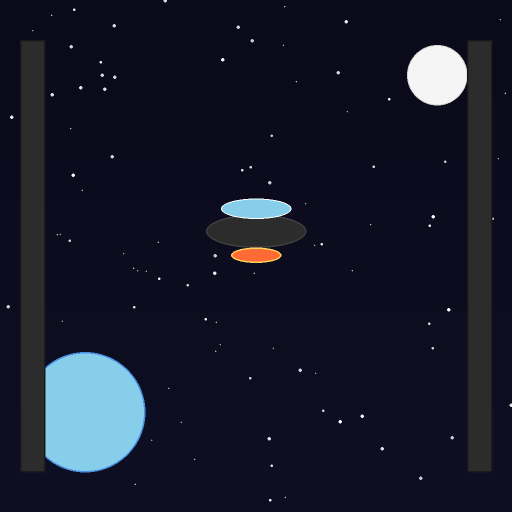
#> input picture assets/app-icon.png, 1024 x 1024 px (shown at 1/2 size)
$ python extract_assets.py assets/app-icon.png
#> lines starting #> are read from the running program, lines starting #| are printed output that depends on the picture; after the words box and inside, x2 and y2 are one past the last pixel; in counts of white or black regions, pixels touching at a corner belong together
#> in extract_icon, image is the input picture: shape (1024, 1024, 3); mean B, G, R 43, 26.2, 23.5
#!/usr/bin/env python3
"""
Asset Extraction Script for Cosmic Dash
Extracts app icon and splash screen from a combined image
"""

import cv2
import numpy as np
import os
from PIL import Image, ImageDraw, ImageFont
import argparse

def detect_rounded_rectangle(image):
    """
    Detect rounded rectangle (app icon) in the image
    """
    # Convert to grayscale
    gray = cv2.cvtColor(image, cv2.COLOR_BGR2GRAY)
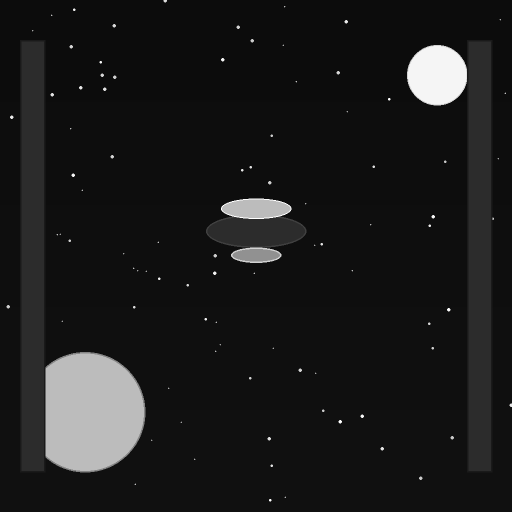
#> gray: shape (1024, 1024) (shown at 1/2 size); min 12, max 255, mean 27.2

    # Apply edge detection
    edges = cv2.Canny(gray, 50, 150)
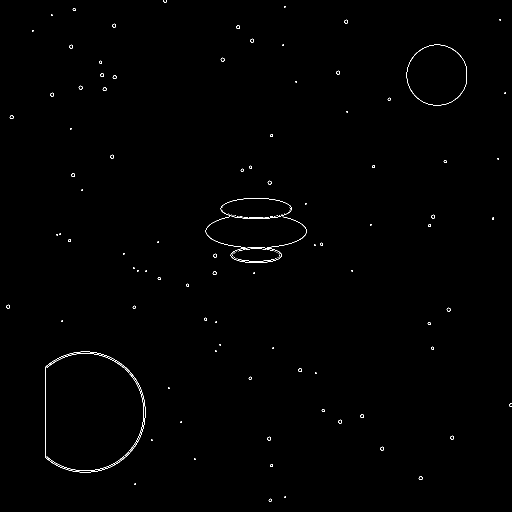
#> edges: shape (1024, 1024) (shown at 1/2 size); 0.39% white in thin lines or dots

    # Find contours
    contours, _ = cv2.findContours(edges, cv2.RETR_EXTERNAL, cv2.CHAIN_APPROX_SIMPLE)
#> contours = 93 contours, 61 with area under 20; largest, box (x1, y1, x2, y2) and area: (90, 703, 292, 945) 40532, (813, 89, 934, 211) 11505, (441, 396, 583, 438) 4562, (461, 494, 563, 526) 2466, (837, 952, 845, 960) 36

    # Find the largest contour (should be the app icon)
    if contours:
        largest_contour = max(contours, key=cv2.contourArea)
#> largest_contour = contour of 268 points, box (x1, y1, x2, y2) (90, 703, 292, 945), area 40532

        # Get bounding rectangle
        x, y, w, h = cv2.boundingRect(largest_contour)
#> x = 90; y = 703; w = 202; h = 242

        # Add padding to ensure we get the full icon
        padding = 20
        x = max(0, x - padding)
#> x = 70
        y = max(0, y - padding)
#> y = 683
        w = min(image.shape[1] - x, w + 2 * padding)
#> w = 242
        h = min(image.shape[0] - y, h + 2 * padding)
#> h = 282

        return (x, y, w, h)

    return None

def detect_rectangle(image):
    """
    Detect rectangular splash screen in the image
    """
    # Convert to grayscale
    gray = cv2.cvtColor(image, cv2.COLOR_BGR2GRAY)

    # Apply edge detection
    edges = cv2.Canny(gray, 50, 150)

    # Find contours
    contours, _ = cv2.findContours(edges, cv2.RETR_EXTERNAL, cv2.CHAIN_APPROX_SIMPLE)

    # Find rectangular contours (splash screen should be more rectangular)
    rectangles = []
    for contour in contours:
        area = cv2.contourArea(contour)
        if area > 1000:  # Filter out small contours
            x, y, w, h = cv2.boundingRect(contour)
            aspect_ratio = w / h if h > 0 else 0

            # Look for rectangular shapes (aspect ratio between 0.3 and 0.8 for splash screen)
            if 0.3 <= aspect_ratio <= 0.8:
                rectangles.append((x, y, w, h, area))
                print(f"Found rectangle: {x}, {y}, {w}, {h}, aspect_ratio: {aspect_ratio:.2f}, area: {area}")

    if rectangles:
        # Get the largest rectangular contour
        largest_rect = max(rectangles, key=lambda x: x[4])
        x, y, w, h, _ = largest_rect

        # Add padding
        padding = 20
        x = max(0, x - padding)
        y = max(0, y - padding)
        w = min(image.shape[1] - x, w + 2 * padding)
        h = min(image.shape[0] - y, h + 2 * padding)

        return (x, y, w, h)

    return None

def extract_icon(image_path, output_dir="extracted_assets"):
    """
    Extract app icon from the image
    """
    # Read image
    image = cv2.imread(image_path)
    if image is None:
        print(f"Error: Could not read image {image_path}")
        return None

    # Detect app icon
    icon_bbox = detect_rounded_rectangle(image)
#> icon_bbox = (70, 683, 242, 282)
    if icon_bbox is None:
        print("Could not detect app icon")
        return None

    x, y, w, h = icon_bbox
#> x = 70; y = 683; w = 242; h = 282

    # Crop the icon
    icon = image[y:y+h, x:x+w]
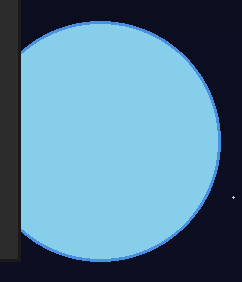
#> icon: shape (282, 242, 3); mean B, G, R 153.4, 128.4, 86.3

    # Resize to 1024x1024 (Expo app icon size)
    icon_resized = cv2.resize(icon, (1024, 1024))
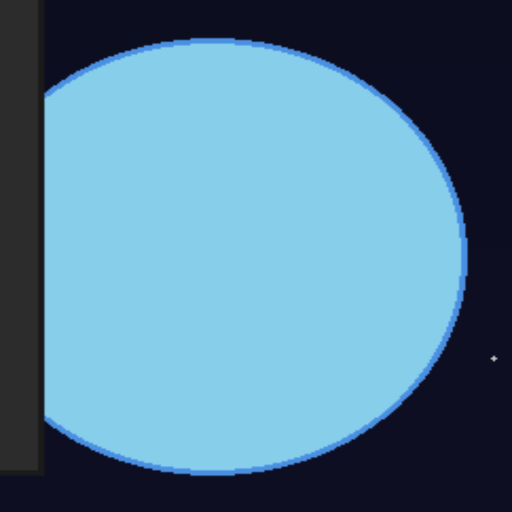
#> icon_resized: shape (1024, 1024, 3) (shown at 1/2 size); mean B, G, R 153.4, 128.4, 86.3

    # Create output directory
    os.makedirs(output_dir, exist_ok=True)

    # Save icon
    icon_path = os.path.join(output_dir, "app-icon.png")
    cv2.imwrite(icon_path, icon_resized)

    print(f"App icon extracted and saved to: {icon_path}")
    return icon_path

def extract_splash_screen(image_path, output_dir="extracted_assets"):
    """
    Extract splash screen from the image
    """
    # Read image
    image = cv2.imread(image_path)
    if image is None:
        print(f"Error: Could not read image {image_path}")
        return None

    # Detect splash screen
    splash_bbox = detect_rectangle(image)
#> the loop in detect_rectangle, `for contour in contours:` made 93 passes
#> (area, x, y, w, h, aspect_ratio) on passes 20, 42, 56, 81: (40532, 90, 703, 202, 242, 0.835), (2466, 461, 494, 102, 32, 3.19), (4562, 441, 396, 142, 42, 3.38), (11505, 813, 89, 121, 122, 0.992)
#> area on passes 4, 7, 9, 10, 12, 13: 36, 36, 36, 36, 36, 36
#> after the loop in detect_rectangle, `for contour in contours:`: rectangles = []
    if splash_bbox is None:
        print("Could not detect splash screen")
        return None

    x, y, w, h = splash_bbox

    # Crop the splash screen
    splash = image[y:y+h, x:x+w]

    # Resize to 400x800 (Expo splash screen size)
    splash_resized = cv2.resize(splash, (400, 800))

    # Create output directory
    os.makedirs(output_dir, exist_ok=True)

    # Save splash screen
    splash_path = os.path.join(output_dir, "splash-screen.png")
    cv2.imwrite(splash_path, splash_resized)

    print(f"Splash screen extracted and saved to: {splash_path}")
    return splash_path

def create_svg_from_image(image_path, output_dir="extracted_assets"):
    """
    Create SVG versions from the extracted images
    """
    os.makedirs(output_dir, exist_ok=True)

    # App icon SVG template
    icon_svg = '''<svg width="1024" height="1024" viewBox="0 0 1024 1024" xmlns="http://www.w3.org/2000/svg">
  <defs>
    <radialGradient id="bg" cx="50%" cy="40%" r="70%">
      <stop offset="0%" stop-color="#0A0A1A"/>
      <stop offset="70%" stop-color="#0B0B2A"/>
      <stop offset="100%" stop-color="#08081E"/>
    </radialGradient>
    <radialGradient id="planet" cx="40%" cy="40%" r="60%">
      <stop offset="0%" stop-color="#87CEEB"/>
      <stop offset="100%" stop-color="#4A90E2"/>
    </radialGradient>
    <radialGradient id="moon" cx="30%" cy="30%" r="70%">
      <stop offset="0%" stop-color="#F5F5F5"/>
      <stop offset="100%" stop-color="#D3D3D3"/>
    </radialGradient>
    <linearGradient id="ufo" x1="0%" y1="0%" x2="0%" y2="100%">
      <stop offset="0%" stop-color="#2C2C2C"/>
      <stop offset="50%" stop-color="#404040"/>
      <stop offset="100%" stop-color="#1A1A1A"/>
    </linearGradient>
    <radialGradient id="ufoDome" cx="50%" cy="30%" r="70%">
      <stop offset="0%" stop-color="#87CEEB"/>
      <stop offset="100%" stop-color="#4A90E2"/>
    </radialGradient>
    <symbol id="star">
      <circle r="1.2" fill="#FFFFFF" opacity="0.8"/>
    </symbol>
  </defs>
  <rect width="1024" height="1024" rx="200" fill="url(#bg)"/>
  <g opacity="0.7">
    <use href="#star" x="160" y="200"/>
    <use href="#star" x="320" y="150" transform="scale(0.85)"/>
    <use href="#star" x="520" y="230" transform="scale(1.1)"/>
    <use href="#star" x="740" y="180"/>
    <use href="#star" x="870" y="290" transform="scale(0.9)"/>
    <use href="#star" x="220" y="420" transform="scale(1.1)"/>
    <use href="#star" x="820" y="470" transform="scale(0.8)"/>
    <use href="#star" x="300" y="650"/>
    <use href="#star" x="520" y="710" transform="scale(0.9)"/>
    <use href="#star" x="780" y="760"/>
  </g>
  <g transform="translate(150, 750)">
    <circle cx="0" cy="0" r="50" fill="url(#planet)"/>
    <circle cx="-12" cy="-12" r="10" fill="#4A90E2" opacity="0.6"/>
    <circle cx="16" cy="8" r="6" fill="#4A90E2" opacity="0.4"/>
  </g>
  <g transform="translate(750, 180)">
    <circle cx="0" cy="0" r="35" fill="url(#moon)"/>
    <circle cx="-8" cy="-8" r="7" fill="#E0E0E0" opacity="0.6"/>
    <circle cx="12" cy="4" r="4" fill="#E0E0E0" opacity="0.4"/>
  </g>
  <g>
    <rect x="60" y="120" width="70" height="784" fill="#2C2C2C" rx="15"/>
    <rect x="70" y="140" width="50" height="744" fill="#1A1A1A" rx="12"/>
    <rect x="80" y="160" width="30" height="704" fill="#404040" rx="8"/>
    <rect x="894" y="120" width="70" height="784" fill="#2C2C2C" rx="15"/>
    <rect x="904" y="140" width="50" height="744" fill="#1A1A1A" rx="12"/>
    <rect x="914" y="160" width="30" height="704" fill="#404040" rx="8"/>
  </g>
  <g transform="translate(512, 480)">
    <ellipse cx="0" cy="0" rx="70" ry="22" fill="url(#ufo)"/>
    <ellipse cx="0" cy="0" rx="60" ry="18" fill="#1A1A1A" opacity="0.8"/>
    <ellipse cx="0" cy="-12" rx="45" ry="18" fill="url(#ufoDome)"/>
    <ellipse cx="0" cy="-12" rx="35" ry="14" fill="#4A90E2" opacity="0.6"/>
    <ellipse cx="-25" cy="0" rx="7" ry="3" fill="#FFD700"/>
    <ellipse cx="25" cy="0" rx="7" ry="3" fill="#FFD700"/>
    <ellipse cx="0" cy="8" rx="5" ry="2" fill="#FFD700"/>
    <ellipse cx="0" cy="25" rx="50" ry="18" fill="#FF6B35" opacity="0.8"/>
    <ellipse cx="0" cy="30" rx="35" ry="13" fill="#FFD700" opacity="0.9"/>
    <ellipse cx="0" cy="35" rx="18" ry="8" fill="#FFFFFF" opacity="0.7"/>
    <ellipse cx="0" cy="0" rx="85" ry="35" fill="#87CEEB" opacity="0.1"/>
  </g>
</svg>'''

    # Splash screen SVG template
    splash_svg = '''<svg width="400" height="800" viewBox="0 0 400 800" xmlns="http://www.w3.org/2000/svg">
  <defs>
    <linearGradient id="bg" x1="0" y1="0" x2="0" y2="1">
      <stop offset="0%" stop-color="#0A0A1A"/>
      <stop offset="60%" stop-color="#0B0B2A"/>
      <stop offset="100%" stop-color="#08081E"/>
    </linearGradient>
    <radialGradient id="planet" cx="40%" cy="40%" r="60%">
      <stop offset="0%" stop-color="#87CEEB"/>
      <stop offset="100%" stop-color="#4A90E2"/>
    </radialGradient>
    <radialGradient id="moon" cx="30%" cy="30%" r="70%">
      <stop offset="0%" stop-color="#F5F5F5"/>
      <stop offset="100%" stop-color="#D3D3D3"/>
    </radialGradient>
    <linearGradient id="ufo" x1="0%" y1="0%" x2="0%" y2="100%">
      <stop offset="0%" stop-color="#2C2C2C"/>
      <stop offset="50%" stop-color="#404040"/>
      <stop offset="100%" stop-color="#1A1A1A"/>
    </linearGradient>
    <radialGradient id="ufoDome" cx="50%" cy="30%" r="70%">
      <stop offset="0%" stop-color="#87CEEB"/>
      <stop offset="100%" stop-color="#4A90E2"/>
    </radialGradient>
    <symbol id="star">
      <circle r="1" fill="#FFFFFF" opacity="0.7"/>
    </symbol>
  </defs>
  <rect width="400" height="800" fill="url(#bg)"/>
  <g opacity="0.6">
    <use href="#star" x="36" y="72"/>
    <use href="#star" x="110" y="96" transform="scale(1.2)"/>
    <use href="#star" x="312" y="88" />
    <use href="#star" x="360" y="160" transform="scale(0.9)"/>
    <use href="#star" x="64" y="200"/>
    <use href="#star" x="192" y="150" transform="scale(1.1)"/>
    <use href="#star" x="300" y="240"/>
    <use href="#star" x="80" y="320"/>
    <use href="#star" x="340" y="360"/>
    <use href="#star" x="220" y="420"/>
    <use href="#star" x="70" y="520"/>
    <use href="#star" x="300" y="580"/>
    <use href="#star" x="180" y="740"/>
  </g>
  <g transform="translate(60, 650)">
    <circle cx="0" cy="0" r="25" fill="url(#planet)"/>
    <circle cx="-6" cy="-6" r="5" fill="#4A90E2" opacity="0.6"/>
    <circle cx="8" cy="4" r="3" fill="#4A90E2" opacity="0.4"/>
  </g>
  <g transform="translate(280, 100)">
    <circle cx="0" cy="0" r="18" fill="url(#moon)"/>
    <circle cx="-4" cy="-4" r="3" fill="#E0E0E0" opacity="0.6"/>
    <circle cx="6" cy="2" r="2" fill="#E0E0E0" opacity="0.4"/>
  </g>
  <g>
    <rect x="25" y="60" width="35" height="680" fill="#2C2C2C" rx="8"/>
    <rect x="30" y="70" width="25" height="660" fill="#1A1A1A" rx="6"/>
    <rect x="35" y="80" width="15" height="640" fill="#404040" rx="4"/>
    <rect x="340" y="60" width="35" height="680" fill="#2C2C2C" rx="8"/>
    <rect x="345" y="70" width="25" height="660" fill="#1A1A1A" rx="6"/>
    <rect x="350" y="80" width="15" height="640" fill="#404040" rx="4"/>
  </g>
  <g transform="translate(280, 180)">
    <path d="M0,0 L-50,35" stroke="#4A90E2" stroke-width="2" opacity="0.8"/>
    <path d="M0,0 L-40,30" stroke="#87CEEB" stroke-width="1" opacity="0.9"/>
  </g>
  <g transform="translate(200, 160)" text-anchor="middle" font-family="Arial, sans-serif">
    <text y="0" font-size="40" font-weight="bold" fill="#FFFFFF">COSMIC</text>
    <text y="45" font-size="40" font-weight="bold" fill="#FFFFFF">DASH</text>
    <text y="75" font-size="14" fill="#BFC7D6" opacity="0.85">Space Adventure</text>
  </g>
  <g transform="translate(200, 480)">
    <ellipse cx="0" cy="0" rx="35" ry="11" fill="url(#ufo)"/>
    <ellipse cx="0" cy="0" rx="30" ry="9" fill="#1A1A1A" opacity="0.8"/>
    <ellipse cx="0" cy="-6" rx="22" ry="9" fill="url(#ufoDome)"/>
    <ellipse cx="0" cy="-6" rx="18" ry="7" fill="#4A90E2" opacity="0.6"/>
    <ellipse cx="-12" cy="0" rx="3" ry="1.5" fill="#FFD700"/>
    <ellipse cx="12" cy="0" rx="3" ry="1.5" fill="#FFD700"/>
    <ellipse cx="0" cy="4" rx="2" ry="1" fill="#FFD700"/>
    <ellipse cx="0" cy="12" rx="25" ry="9" fill="#FF6B35" opacity="0.8"/>
    <ellipse cx="0" cy="15" rx="18" ry="7" fill="#FFD700" opacity="0.9"/>
    <ellipse cx="0" cy="18" rx="9" ry="4" fill="#FFFFFF" opacity="0.7"/>
    <ellipse cx="0" cy="0" rx="42" ry="18" fill="#87CEEB" opacity="0.1"/>
  </g>
</svg>'''

    # Save SVG files
    icon_svg_path = os.path.join(output_dir, "app-icon.svg")
    splash_svg_path = os.path.join(output_dir, "splash-screen.svg")

    with open(icon_svg_path, 'w') as f:
        f.write(icon_svg)

    with open(splash_svg_path, 'w') as f:
        f.write(splash_svg)

    print(f"SVG files created:")
    print(f"  - {icon_svg_path}")
    print(f"  - {splash_svg_path}")

def main():
    parser = argparse.ArgumentParser(description='Extract app icon and splash screen from image')
    parser.add_argument('image_path', help='Path to the input image')
    parser.add_argument('--output-dir', default='extracted_assets', help='Output directory')
    parser.add_argument('--svg-only', action='store_true', help='Create only SVG files')

    args = parser.parse_args()

    if not os.path.exists(args.image_path):
        print(f"Error: Image file {args.image_path} not found")
        return

    print(f"Processing image: {args.image_path}")
    print(f"Output directory: {args.output_dir}")

    if not args.svg_only:
        # Extract PNG versions
        icon_path = extract_icon(args.image_path, args.output_dir)
        splash_path = extract_splash_screen(args.image_path, args.output_dir)

    # Create SVG versions
    create_svg_from_image(args.image_path, args.output_dir)

    print("\n✅ Asset extraction complete!")
    print(f"Check the '{args.output_dir}' directory for extracted files.")

if __name__ == "__main__":
    main()
